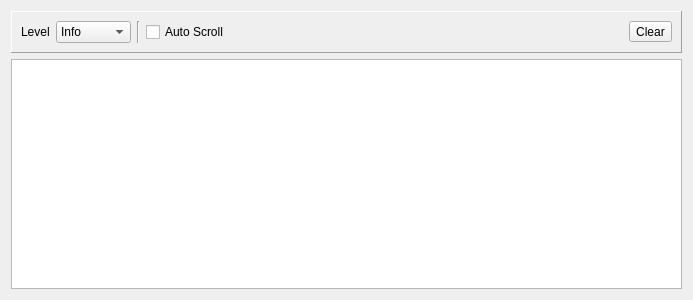
<?xml version="1.0" encoding="UTF-8"?>
<ui version="4.0">
 <class>LogsWindow</class>
 <widget class="QWidget" name="LogsWindow">
  <property name="geometry">
   <rect>
    <x>0</x>
    <y>0</y>
    <width>693</width>
    <height>300</height>
   </rect>
  </property>
  <property name="windowTitle">
   <string>Form</string>
  </property>
  <layout class="QVBoxLayout" name="verticalLayout">
   <item>
    <widget class="QFrame" name="frame">
     <property name="frameShape">
      <enum>QFrame::Panel</enum>
     </property>
     <property name="frameShadow">
      <enum>QFrame::Raised</enum>
     </property>
     <layout class="QHBoxLayout" name="horizontalLayout">
      <item>
       <widget class="QLabel" name="label">
        <property name="text">
         <string>Level</string>
        </property>
        <property name="buddy">
         <cstring>level</cstring>
        </property>
       </widget>
      </item>
      <item>
       <widget class="QComboBox" name="level">
        <property name="toolTip">
         <string>Log Level</string>
        </property>
        <property name="statusTip">
         <string>Select the desired logging level</string>
        </property>
        <item>
         <property name="text">
          <string>Info</string>
         </property>
        </item>
        <item>
         <property name="text">
          <string>Warning</string>
         </property>
        </item>
        <item>
         <property name="text">
          <string>Error</string>
         </property>
        </item>
       </widget>
      </item>
      <item>
       <widget class="Line" name="line">
        <property name="orientation">
         <enum>Qt::Vertical</enum>
        </property>
       </widget>
      </item>
      <item>
       <widget class="QCheckBox" name="autoScroll">
        <property name="text">
         <string>Auto Scroll</string>
        </property>
       </widget>
      </item>
      <item>
       <spacer name="horizontalSpacer">
        <property name="orientation">
         <enum>Qt::Horizontal</enum>
        </property>
        <property name="sizeHint" stdset="0">
         <size>
          <width>429</width>
          <height>20</height>
         </size>
        </property>
       </spacer>
      </item>
      <item>
       <widget class="QToolButton" name="clear">
        <property name="toolTip">
         <string>Clear Logs</string>
        </property>
        <property name="statusTip">
         <string>Clear Logs</string>
        </property>
        <property name="text">
         <string>Clear</string>
        </property>
        <property name="icon">
         <iconset resource="ostinato.qrc">
          <normaloff>:/icons/portstats_clear_all.png</normaloff>:/icons/portstats_clear_all.png</iconset>
        </property>
       </widget>
      </item>
     </layout>
    </widget>
   </item>
   <item>
    <widget class="XTableView" name="logs">
     <property name="whatsThis">
      <string>Ostinato application logs are displayed here</string>
     </property>
     <property name="selectionBehavior">
      <enum>QAbstractItemView::SelectRows</enum>
     </property>
    </widget>
   </item>
  </layout>
 </widget>
 <customwidgets>
  <customwidget>
   <class>XTableView</class>
   <extends>QTableView</extends>
   <header>xtableview.h</header>
  </customwidget>
 </customwidgets>
 <tabstops>
  <tabstop>level</tabstop>
  <tabstop>autoScroll</tabstop>
  <tabstop>clear</tabstop>
  <tabstop>logs</tabstop>
 </tabstops>
 <resources>
  <include location="ostinato.qrc"/>
 </resources>
 <connections/>
</ui>
